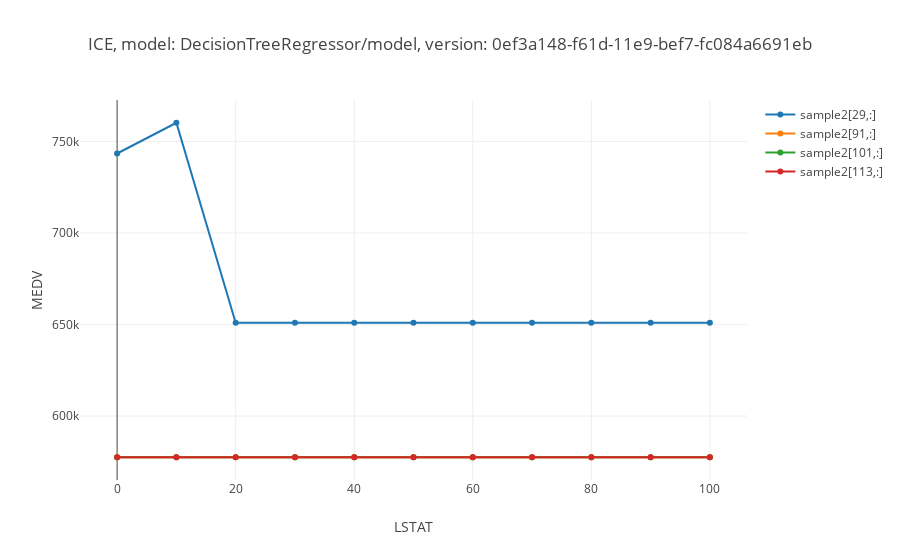

Notebook source saved alongside this figure:
### Code cell
plot.ice(ice_results, clusters = [2])

### Figure 1 — Plotly figure (JSON) as saved in the notebook; plotly's stock layout.template omitted (floating-point values rounded to 4 significant figures)
{"data": [{"name": "sample2[29,:]", "type": "scatter", "uid": "667be7ca-b50f-4c33-b9c4-3ecdf9359edc", "x": [0, 10, 20, 30, 40, 50, 60, 70, 80, 90, 100], "y": [743400, 760200, 651000, 651000, 651000, 651000, 651000, 651000, 651000, 651000, 651000]}, {"name": "sample2[91,:]", "type": "scatter", "uid": "111bd782-02fa-4d3f-a92b-bc941cec8b3d", "x": [0, 10, 20, 30, 40, 50, 60, 70, 80, 90, 100], "y": [577500, 577500, 577500, 577500, 577500, 577500, 577500, 577500, 577500, 577500, 577500]}, {"name": "sample2[101,:]", "type": "scatter", "uid": "d61882eb-0504-4923-8eeb-42f9cd3455b8", "x": [0, 10, 20, 30, 40, 50, 60, 70, 80, 90, 100], "y": [577500, 577500, 577500, 577500, 577500, 577500, 577500, 577500, 577500, 577500, 577500]}, {"name": "sample2[113,:]", "type": "scatter", "uid": "e093ac20-b36a-4d6a-9718-b9b1ca2c8869", "x": [0, 10, 20, 30, 40, 50, 60, 70, 80, 90, 100], "y": [577500, 577500, 577500, 577500, 577500, 577500, 577500, 577500, 577500, 577500, 577500]}], "layout": {"title": {"text": "ICE, model: DecisionTreeRegressor/model, version: 0ef3a148-f61d-11e9-bef7-fc084a6691eb"}, "xaxis": {"title": {"text": "LSTAT"}}, "yaxis": {"title": {"text": "MEDV"}}}}
